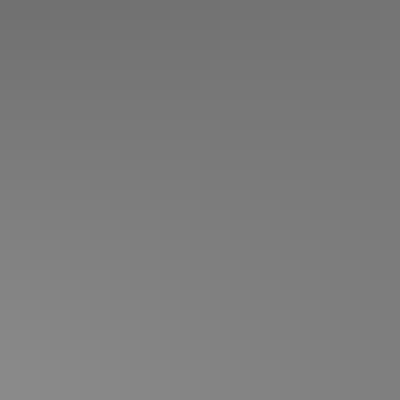
Frame 1 (no input)
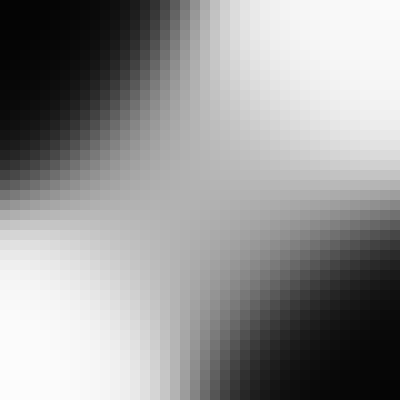
Frame 60 (no input)
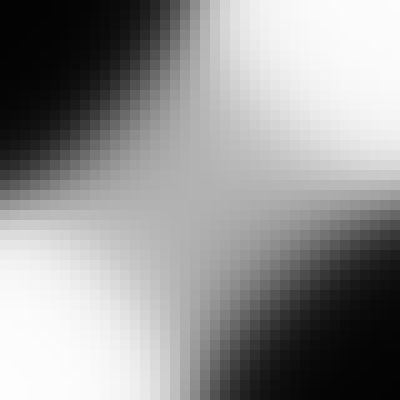
Frame 120 (the mouse pressed at the canvas centre since frame 60)

The p5.js sketch that drew these frames (run headless with seeded random() and noise() and a simulated clock; from frame 60 on, the mouse is pressed at the canvas centre):

// p5.js sketch
// ── sketch.js
let nn;
let lr_slider;
let training_data = [
  {
    inputs: [0, 0],
    targets: [0]
  },
  {
    inputs: [0, 1],
    targets: [1]
  },
  {
    inputs: [1, 0],
    targets: [1]
  },
  {
    inputs: [1, 1],
    targets: [0]
  }
];
function setup() {
  createCanvas(400, 400);
  nn = new NeuralNetwork(2, 4, 1);
  lr_slider = createSlider(0.01, 0.5, 0.1, 0.01);
}

function draw() {
  background(0);

  for (let i = 0; i < 1000; i++) {
    let data = random(training_data);
    nn.train(data.inputs, data.targets);
  }

  nn.setLearningRate(lr_slider.value());

  let resolution = 10;
  let cols = width / resolution;
  let rows = height / resolution;
  for (var i = 0; i < rows; i++) {
    for (var j = 0; j < cols; j++) {
      let x1 = i / cols;
      let x2 = j / rows;
      let inputs = [x1, x2];
      let y = nn.predict(inputs);
      noStroke();
      fill(y * 255);
      rect(i * resolution, j * resolution, resolution, resolution);
    }
  }
}

// ── matrix.js
// let m = new Matrix(3,2);

class Matrix {
  constructor(rows, cols) {
    this.rows = rows;
    this.cols = cols;
    this.data = Array(this.rows)
      .fill()
      .map(() => Array(this.cols).fill(0));
  }

  copy() {
    let m = new Matrix(this.rows, this.cols);
    for (let i = 0; i < this.rows; i++) {
      for (let j = 0; j < this.cols; j++) {
        m.data[i][j] = this.data[i][j];
      }
    }
    return m;
  }

  static fromArray(arr) {
    return new Matrix(arr.length, 1).map((e, i) => arr[i]);
  }

  static subtract(a, b) {
    if (a.rows !== b.rows || a.cols !== b.cols) {
      console.log("Columns and Rows of A must match Columns and Rows of B.");
      return;
    }

    // Return a new Matrix a-b
    return new Matrix(a.rows, a.cols).map(
      (_, i, j) => a.data[i][j] - b.data[i][j]
    );
  }

  toArray() {
    let arr = [];
    for (let i = 0; i < this.rows; i++) {
      for (let j = 0; j < this.cols; j++) {
        arr.push(this.data[i][j]);
      }
    }
    return arr;
  }

  randomize() {
    return this.map(e => Math.random() * 2 - 1);
  }

  add(n) {
    if (n instanceof Matrix) {
      if (this.rows !== n.rows || this.cols !== n.cols) {
        console.log("Columns and Rows of A must match Columns and Rows of B.");
        return;
      }
      return this.map((e, i, j) => e + n.data[i][j]);
    } else {
      return this.map(e => e + n);
    }
  }

  static transpose(matrix) {
    return new Matrix(matrix.cols, matrix.rows).map(
      (_, i, j) => matrix.data[j][i]
    );
  }

  static multiply(a, b) {
    // Matrix product
    if (a.cols !== b.rows) {
      console.log("Columns of A must match rows of B.");
      return;
    }

    return new Matrix(a.rows, b.cols).map((e, i, j) => {
      // Dot product of values in col
      let sum = 0;
      for (let k = 0; k < a.cols; k++) {
        sum += a.data[i][k] * b.data[k][j];
      }
      return sum;
    });
  }

  multiply(n) {
    if (n instanceof Matrix) {
      if (this.rows !== n.rows || this.cols !== n.cols) {
        console.log("Columns and Rows of A must match Columns and Rows of B.");
        return;
      }

      // hadamard product
      return this.map((e, i, j) => e * n.data[i][j]);
    } else {
      // Scalar product
      return this.map(e => e * n);
    }
  }

  map(func) {
    // Apply a function to every element of matrix
    for (let i = 0; i < this.rows; i++) {
      for (let j = 0; j < this.cols; j++) {
        let val = this.data[i][j];
        this.data[i][j] = func(val, i, j);
      }
    }
    return this;
  }

  static map(matrix, func) {
    // Apply a function to every element of matrix
    return new Matrix(matrix.rows, matrix.cols).map((e, i, j) =>
      func(matrix.data[i][j], i, j)
    );
  }

  print() {
    console.table(this.data);
    return this;
  }

  serialize() {
    return JSON.stringify(this);
  }

  static deserialize(data) {
    if (typeof data == "string") {
      data = JSON.parse(data);
    }
    let matrix = new Matrix(data.rows, data.cols);
    matrix.data = data.data;
    return matrix;
  }
}

if (typeof module !== "undefined") {
  module.exports = Matrix;
}

// ── nn.js
// Other techniques for learning

class ActivationFunction {
  constructor(func, dfunc) {
    this.func = func;
    this.dfunc = dfunc;
  }
}

let sigmoid = new ActivationFunction(
  x => 1 / (1 + Math.exp(-x)),
  y => y * (1 - y)
);

let tanh = new ActivationFunction(
  x => Math.tanh(x),
  y => 1 - y * y
);

class NeuralNetwork {
  /*
   * if first argument is a NeuralNetwork the constructor clones it
   * USAGE: cloned_nn = new NeuralNetwork(to_clone_nn);
   */
  constructor(in_nodes, hid_nodes, out_nodes) {
    if (in_nodes instanceof NeuralNetwork) {
      let a = in_nodes;
      this.input_nodes = a.input_nodes;
      this.hidden_nodes = a.hidden_nodes;
      this.output_nodes = a.output_nodes;

      this.weights_ih = a.weights_ih.copy();
      this.weights_ho = a.weights_ho.copy();

      this.bias_h = a.bias_h.copy();
      this.bias_o = a.bias_o.copy();
    } else {
      this.input_nodes = in_nodes;
      this.hidden_nodes = hid_nodes;
      this.output_nodes = out_nodes;

      this.weights_ih = new Matrix(this.hidden_nodes, this.input_nodes);
      this.weights_ho = new Matrix(this.output_nodes, this.hidden_nodes);
      this.weights_ih.randomize();
      this.weights_ho.randomize();

      this.bias_h = new Matrix(this.hidden_nodes, 1);
      this.bias_o = new Matrix(this.output_nodes, 1);
      this.bias_h.randomize();
      this.bias_o.randomize();
    }

    // TODO: copy these as well
    this.setLearningRate();
    this.setActivationFunction();
  }

  predict(input_array) {
    // Generating the Hidden Outputs
    let inputs = Matrix.fromArray(input_array);
    let hidden = Matrix.multiply(this.weights_ih, inputs);
    hidden.add(this.bias_h);
    // activation function!
    hidden.map(this.activation_function.func);

    // Generating the output's output!
    let output = Matrix.multiply(this.weights_ho, hidden);
    output.add(this.bias_o);
    output.map(this.activation_function.func);

    // Sending back to the caller!
    return output.toArray();
  }

  setLearningRate(learning_rate = 0.1) {
    this.learning_rate = learning_rate;
  }

  setActivationFunction(func = sigmoid) {
    this.activation_function = func;
  }

  train(input_array, target_array) {
    // Generating the Hidden Outputs
    let inputs = Matrix.fromArray(input_array);
    let hidden = Matrix.multiply(this.weights_ih, inputs);
    hidden.add(this.bias_h);
    // activation function!
    hidden.map(this.activation_function.func);

    // Generating the output's output!
    let outputs = Matrix.multiply(this.weights_ho, hidden);
    outputs.add(this.bias_o);
    outputs.map(this.activation_function.func);

    // Convert array to matrix object
    let targets = Matrix.fromArray(target_array);

    // Calculate the error
    // ERROR = TARGETS - OUTPUTS
    let output_errors = Matrix.subtract(targets, outputs);

    // let gradient = outputs * (1 - outputs);
    // Calculate gradient
    let gradients = Matrix.map(outputs, this.activation_function.dfunc);
    gradients.multiply(output_errors);
    gradients.multiply(this.learning_rate);

    // Calculate deltas
    let hidden_T = Matrix.transpose(hidden);
    let weight_ho_deltas = Matrix.multiply(gradients, hidden_T);

    // Adjust the weights by deltas
    this.weights_ho.add(weight_ho_deltas);
    // Adjust the bias by its deltas (which is just the gradients)
    this.bias_o.add(gradients);

    // Calculate the hidden layer errors
    let who_t = Matrix.transpose(this.weights_ho);
    let hidden_errors = Matrix.multiply(who_t, output_errors);

    // Calculate hidden gradient
    let hidden_gradient = Matrix.map(hidden, this.activation_function.dfunc);
    hidden_gradient.multiply(hidden_errors);
    hidden_gradient.multiply(this.learning_rate);

    // Calcuate input->hidden deltas
    let inputs_T = Matrix.transpose(inputs);
    let weight_ih_deltas = Matrix.multiply(hidden_gradient, inputs_T);

    this.weights_ih.add(weight_ih_deltas);
    // Adjust the bias by its deltas (which is just the gradients)
    this.bias_h.add(hidden_gradient);

    // outputs.print();
    // targets.print();
    // error.print();
  }

  serialize() {
    return JSON.stringify(this);
  }

  static deserialize(data) {
    if (typeof data == "string") {
      data = JSON.parse(data);
    }
    let nn = new NeuralNetwork(
      data.input_nodes,
      data.hidden_nodes,
      data.output_nodes
    );
    nn.weights_ih = Matrix.deserialize(data.weights_ih);
    nn.weights_ho = Matrix.deserialize(data.weights_ho);
    nn.bias_h = Matrix.deserialize(data.bias_h);
    nn.bias_o = Matrix.deserialize(data.bias_o);
    nn.learning_rate = data.learning_rate;
    return nn;
  }

  // Adding function for neuro-evolution
  copy() {
    return new NeuralNetwork(this);
  }

  // Accept an arbitrary function for mutation
  mutate(func) {
    this.weights_ih.map(func);
    this.weights_ho.map(func);
    this.bias_h.map(func);
    this.bias_o.map(func);
  }
}
